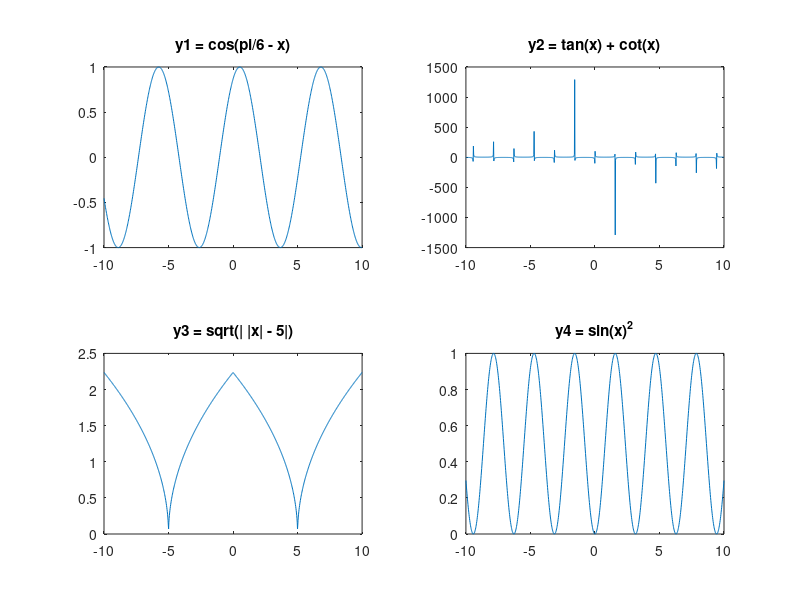

This chart was generated by the following MATLAB code: (Note: this script raises an error after producing the figure.)
x = linspace(-10, 10, 1000);

y1 = cos(pi/6 - x);
y2 = tan(x) + cot(x);
y3 = sqrt(abs(abs(x) - 5));
y4 = sin(x).^2; 

subplot(2, 2, 1); 
plot(x, y1);
title('y1 = cos(pi/6 - x)');

subplot(2, 2, 2); 
plot(x, y2);
title('y2 = tan(x) + cot(x)');

subplot(2, 2, 3); 
plot(x, y3);
title('y3 = sqrt(| |x| - 5|)');

subplot(2, 2, 4);
plot(x, y4);
title('y4 = sin(x)^2');


sgtitle('Графики функций y1, y2, y3 и y4');

subplot(2, 2, 4);
plot(x, y4);
title('y4 = sin^2(x) - cos(x)');


sgtitle('Графики функций y1, y2, y3 и y4');